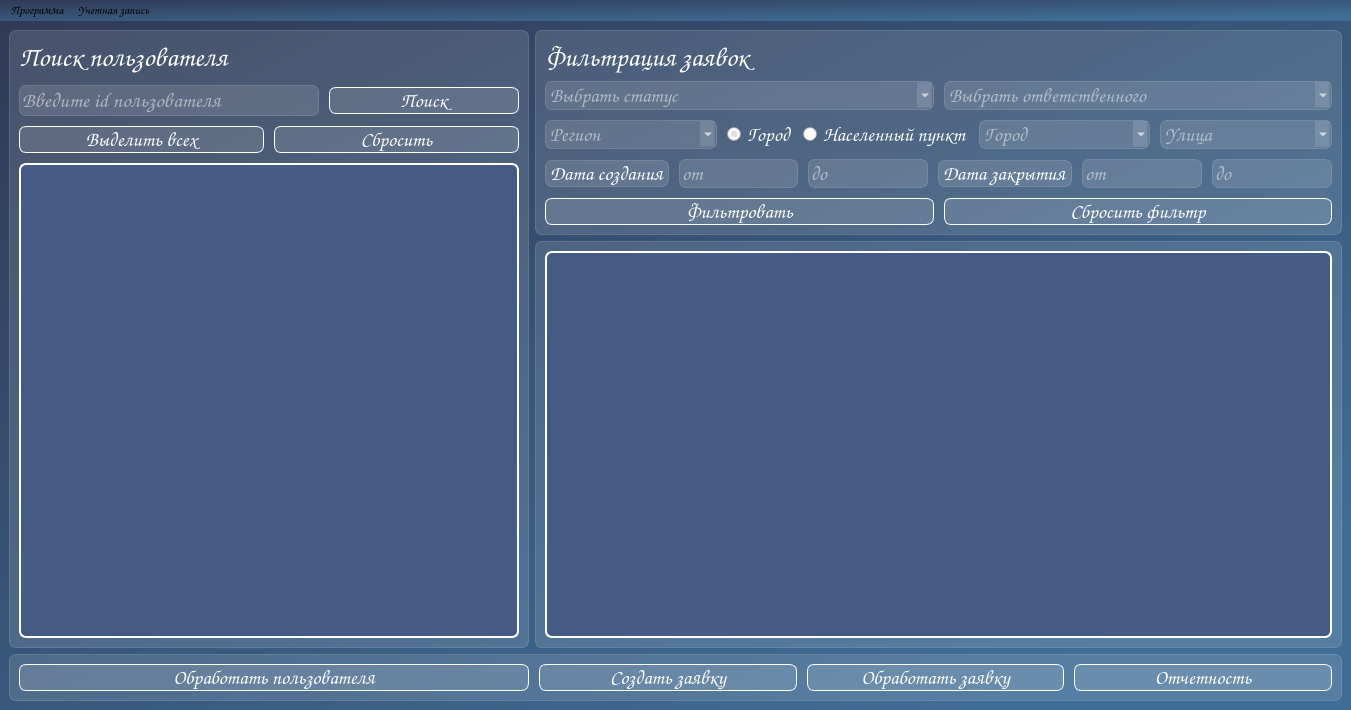
<?xml version="1.0" encoding="UTF-8"?>
<ui version="4.0">
 <class>MainWindow</class>
 <widget class="QMainWindow" name="MainWindow">
  <property name="geometry">
   <rect>
    <x>0</x>
    <y>0</y>
    <width>1351</width>
    <height>710</height>
   </rect>
  </property>
  <property name="minimumSize">
   <size>
    <width>1200</width>
    <height>600</height>
   </size>
  </property>
  <property name="windowTitle">
   <string>MainWindow</string>
  </property>
  <property name="styleSheet">
   <string notr="true">background-color: qlineargradient(spread:pad, x1:0, y1:0, x2:0.840909, y2:0.881, stop:0 rgba(47, 58, 86, 255), stop:1 rgba(64, 109, 150, 255));
font-family: Comic Sans MS;
</string>
  </property>
  <widget class="QWidget" name="centralwidget">
   <layout class="QVBoxLayout" name="verticalLayout_7">
    <item>
     <layout class="QVBoxLayout" name="verticalLayout_6">
      <item>
       <layout class="QVBoxLayout" name="verticalLayout_5">
        <item>
         <layout class="QHBoxLayout" name="horizontalLayout_4">
          <item>
           <widget class="QFrame" name="frame_3">
            <property name="sizePolicy">
             <sizepolicy hsizetype="Fixed" vsizetype="Expanding">
              <horstretch>0</horstretch>
              <verstretch>0</verstretch>
             </sizepolicy>
            </property>
            <property name="styleSheet">
             <string notr="true">background-color: rgba(255,255,255, 30);
border: 1px solid rgba(255,255,255,40);
border-radius: 7px;</string>
            </property>
            <property name="frameShape">
             <enum>QFrame::StyledPanel</enum>
            </property>
            <property name="frameShadow">
             <enum>QFrame::Raised</enum>
            </property>
            <layout class="QHBoxLayout" name="horizontalLayout_5">
             <item>
              <layout class="QVBoxLayout" name="verticalLayout_9">
               <property name="spacing">
                <number>10</number>
               </property>
               <item>
                <layout class="QVBoxLayout" name="verticalLayout_3">
                 <item>
                  <widget class="QLabel" name="label_3">
                   <property name="styleSheet">
                    <string notr="true">color: white;
font-weight: bold;
font-size: 20pt;
background-color: none;
border: none;</string>
                   </property>
                   <property name="text">
                    <string>Поиск пользователя</string>
                   </property>
                  </widget>
                 </item>
                 <item>
                  <layout class="QVBoxLayout" name="verticalLayout_10"/>
                 </item>
                </layout>
               </item>
               <item>
                <layout class="QHBoxLayout" name="horizontalLayout_6">
                 <item>
                  <widget class="QLineEdit" name="id_lineEdit">
                   <property name="sizePolicy">
                    <sizepolicy hsizetype="Fixed" vsizetype="Fixed">
                     <horstretch>0</horstretch>
                     <verstretch>0</verstretch>
                    </sizepolicy>
                   </property>
                   <property name="minimumSize">
                    <size>
                     <width>300</width>
                     <height>0</height>
                    </size>
                   </property>
                   <property name="styleSheet">
                    <string notr="true">color: white;
font-size: 16pt;</string>
                   </property>
                   <property name="placeholderText">
                    <string notr="true">Введите id пользователя</string>
                   </property>
                  </widget>
                 </item>
                 <item>
                  <widget class="QPushButton" name="find_user_btn">
                   <property name="minimumSize">
                    <size>
                     <width>110</width>
                     <height>0</height>
                    </size>
                   </property>
                   <property name="styleSheet">
                    <string notr="true">QPushButton {
color: white;
border-radius: 7px;
font-weight: bold;
border-color: white;
font-size: 15pt;
}
QPushButton:hover{
color: rgb(141, 170, 255);
}
QPushButton:pressed{
background-color: rgdargba(255, 255, 255, 70);
}</string>
                   </property>
                   <property name="text">
                    <string>Поиск</string>
                   </property>
                  </widget>
                 </item>
                </layout>
               </item>
               <item>
                <layout class="QHBoxLayout" name="horizontalLayout_11">
                 <property name="spacing">
                  <number>10</number>
                 </property>
                 <item>
                  <widget class="QPushButton" name="select_all_btn_">
                   <property name="sizePolicy">
                    <sizepolicy hsizetype="Preferred" vsizetype="Fixed">
                     <horstretch>0</horstretch>
                     <verstretch>0</verstretch>
                    </sizepolicy>
                   </property>
                   <property name="styleSheet">
                    <string notr="true">QPushButton {
color: white;
border-radius: 7px;
font-weight: bold;
border-color: white;
font-size: 15pt;
}
QPushButton:hover{
color: rgb(141, 170, 255);
}
QPushButton:pressed{
background-color: rgdargba(255, 255, 255, 70);
}</string>
                   </property>
                   <property name="text">
                    <string>Выделить всех</string>
                   </property>
                  </widget>
                 </item>
                 <item>
                  <widget class="QPushButton" name="reset_select_btn_">
                   <property name="sizePolicy">
                    <sizepolicy hsizetype="Preferred" vsizetype="Fixed">
                     <horstretch>0</horstretch>
                     <verstretch>0</verstretch>
                    </sizepolicy>
                   </property>
                   <property name="styleSheet">
                    <string notr="true">QPushButton {
color: white;
border-radius: 7px;
font-weight: bold;
border-color: white;
font-size: 15pt;
}
QPushButton:hover{
color: rgb(141, 170, 255);
}
QPushButton:pressed{
background-color: rgdargba(255, 255, 255, 70);
}</string>
                   </property>
                   <property name="text">
                    <string>Сбросить</string>
                   </property>
                  </widget>
                 </item>
                </layout>
               </item>
               <item>
                <widget class="QTableView" name="tableView_users">
                 <property name="enabled">
                  <bool>true</bool>
                 </property>
                 <property name="sizePolicy">
                  <sizepolicy hsizetype="Fixed" vsizetype="Expanding">
                   <horstretch>0</horstretch>
                   <verstretch>0</verstretch>
                  </sizepolicy>
                 </property>
                 <property name="minimumSize">
                  <size>
                   <width>500</width>
                   <height>0</height>
                  </size>
                 </property>
                 <property name="contextMenuPolicy">
                  <enum>Qt::CustomContextMenu</enum>
                 </property>
                 <property name="styleSheet">
                  <string notr="true">QTableView{
color: white;
background-color: rgb(69, 91, 133);
border-bottom-right-radius: 7px;
border-bottom-left-radius: 7px;
gridline-color:white;
border: 2px solid white;
font-family: Arial;
font-size: 14pt;
}

QHeaderView {
background-color: lightgray;
color: black;
font-size: 16px;
font-family: Arial;
}

QTableView::item:selected{
border: none;
color: rgda(255,255,255);
background-color: rgda(255,255,255,50);
}</string>
                 </property>
                 <property name="verticalScrollBarPolicy">
                  <enum>Qt::ScrollBarAlwaysOff</enum>
                 </property>
                 <property name="horizontalScrollBarPolicy">
                  <enum>Qt::ScrollBarAlwaysOff</enum>
                 </property>
                 <property name="sizeAdjustPolicy">
                  <enum>QAbstractScrollArea::AdjustToContents</enum>
                 </property>
                 <property name="selectionBehavior">
                  <enum>QAbstractItemView::SelectRows</enum>
                 </property>
                 <property name="verticalScrollMode">
                  <enum>QAbstractItemView::ScrollPerPixel</enum>
                 </property>
                 <property name="sortingEnabled">
                  <bool>true</bool>
                 </property>
                 <attribute name="horizontalHeaderCascadingSectionResizes">
                  <bool>true</bool>
                 </attribute>
                </widget>
               </item>
              </layout>
             </item>
            </layout>
           </widget>
          </item>
          <item>
           <layout class="QVBoxLayout" name="verticalLayout_2">
            <item>
             <widget class="QFrame" name="filtrationFrame">
              <property name="styleSheet">
               <string notr="true">background-color: rgba(255,255,255, 30);
border: 1px solid rgba(255,255,255,40);
border-radius: 7px;</string>
              </property>
              <layout class="QVBoxLayout" name="verticalLayout_4">
               <item>
                <layout class="QVBoxLayout" name="verticalLayout_8">
                 <item>
                  <widget class="QLabel" name="label">
                   <property name="styleSheet">
                    <string notr="true">color: white;
font-weight: bold;
font-size: 20pt;
background-color: none;
border: none;</string>
                   </property>
                   <property name="text">
                    <string>Фильтрация заявок</string>
                   </property>
                  </widget>
                 </item>
                 <item>
                  <layout class="QVBoxLayout" name="verticalLayout_11">
                   <property name="spacing">
                    <number>10</number>
                   </property>
                   <item>
                    <layout class="QVBoxLayout" name="verticalLayout_12">
                     <property name="spacing">
                      <number>10</number>
                     </property>
                     <item>
                      <layout class="QHBoxLayout" name="horizontalLayout_7">
                       <item>
                        <widget class="QComboBox" name="status_comboBox">
                         <property name="enabled">
                          <bool>true</bool>
                         </property>
                         <property name="styleSheet">
                          <string notr="true">color: white;
font-size: 15pt;</string>
                         </property>
                         <property name="placeholderText">
                          <string>Выбрать статус</string>
                         </property>
                         <item>
                          <property name="text">
                           <string>Новая</string>
                          </property>
                         </item>
                         <item>
                          <property name="text">
                           <string>В работе</string>
                          </property>
                         </item>
                         <item>
                          <property name="text">
                           <string>Выполнена</string>
                          </property>
                         </item>
                         <item>
                          <property name="text">
                           <string>Закрыта</string>
                          </property>
                         </item>
                        </widget>
                       </item>
                       <item>
                        <widget class="QComboBox" name="responsible_comboBox">
                         <property name="enabled">
                          <bool>true</bool>
                         </property>
                         <property name="styleSheet">
                          <string notr="true">color: white;
font-size: 15pt;</string>
                         </property>
                         <property name="placeholderText">
                          <string>Выбрать ответственного</string>
                         </property>
                        </widget>
                       </item>
                      </layout>
                     </item>
                     <item>
                      <layout class="QHBoxLayout" name="horizontalLayout_8">
                       <property name="spacing">
                        <number>10</number>
                       </property>
                       <item>
                        <widget class="QComboBox" name="region_comboBox">
                         <property name="sizePolicy">
                          <sizepolicy hsizetype="Expanding" vsizetype="Fixed">
                           <horstretch>0</horstretch>
                           <verstretch>0</verstretch>
                          </sizepolicy>
                         </property>
                         <property name="styleSheet">
                          <string notr="true">color: white;
font-size: 15pt;</string>
                         </property>
                         <property name="placeholderText">
                          <string>Регион</string>
                         </property>
                        </widget>
                       </item>
                       <item>
                        <layout class="QHBoxLayout" name="horizontalLayout_10">
                         <item>
                          <widget class="QRadioButton" name="city_radioButton">
                           <property name="sizePolicy">
                            <sizepolicy hsizetype="Fixed" vsizetype="Fixed">
                             <horstretch>0</horstretch>
                             <verstretch>0</verstretch>
                            </sizepolicy>
                           </property>
                           <property name="styleSheet">
                            <string notr="true">font-size: 15pt;
color: white;
background-color: none;
border: none;</string>
                           </property>
                           <property name="text">
                            <string>Город</string>
                           </property>
                           <property name="checked">
                            <bool>true</bool>
                           </property>
                          </widget>
                         </item>
                         <item>
                          <widget class="QRadioButton" name="locality_radioButton">
                           <property name="sizePolicy">
                            <sizepolicy hsizetype="Fixed" vsizetype="Fixed">
                             <horstretch>0</horstretch>
                             <verstretch>0</verstretch>
                            </sizepolicy>
                           </property>
                           <property name="styleSheet">
                            <string notr="true">font-size: 15pt;
color: white;
background-color: none;
border: none;</string>
                           </property>
                           <property name="text">
                            <string>Населенный пункт</string>
                           </property>
                          </widget>
                         </item>
                        </layout>
                       </item>
                       <item>
                        <widget class="QComboBox" name="city_comboBox">
                         <property name="sizePolicy">
                          <sizepolicy hsizetype="Expanding" vsizetype="Fixed">
                           <horstretch>0</horstretch>
                           <verstretch>0</verstretch>
                          </sizepolicy>
                         </property>
                         <property name="styleSheet">
                          <string notr="true">color: white;
font-size: 15pt;</string>
                         </property>
                         <property name="placeholderText">
                          <string>Город</string>
                         </property>
                        </widget>
                       </item>
                       <item>
                        <widget class="QComboBox" name="street_comboBox">
                         <property name="sizePolicy">
                          <sizepolicy hsizetype="Expanding" vsizetype="Fixed">
                           <horstretch>0</horstretch>
                           <verstretch>0</verstretch>
                          </sizepolicy>
                         </property>
                         <property name="styleSheet">
                          <string notr="true">color: white;
font-size: 15pt;</string>
                         </property>
                         <property name="placeholderText">
                          <string>Улица</string>
                         </property>
                        </widget>
                       </item>
                      </layout>
                     </item>
                     <item>
                      <layout class="QVBoxLayout" name="verticalLayout_13">
                       <property name="spacing">
                        <number>10</number>
                       </property>
                       <item>
                        <layout class="QHBoxLayout" name="horizontalLayout_12">
                         <property name="spacing">
                          <number>10</number>
                         </property>
                         <item>
                          <layout class="QHBoxLayout" name="horizontalLayout_13">
                           <item>
                            <widget class="QLabel" name="label_4">
                             <property name="sizePolicy">
                              <sizepolicy hsizetype="Preferred" vsizetype="Fixed">
                               <horstretch>0</horstretch>
                               <verstretch>0</verstretch>
                              </sizepolicy>
                             </property>
                             <property name="styleSheet">
                              <string notr="true">color: white;
font-size: 15pt;</string>
                             </property>
                             <property name="text">
                              <string>Дата создания</string>
                             </property>
                            </widget>
                           </item>
                           <item>
                            <widget class="QLineEdit" name="line_date_of_creation_after">
                             <property name="enabled">
                              <bool>true</bool>
                             </property>
                             <property name="sizePolicy">
                              <sizepolicy hsizetype="Preferred" vsizetype="Fixed">
                               <horstretch>0</horstretch>
                               <verstretch>0</verstretch>
                              </sizepolicy>
                             </property>
                             <property name="cursor">
                              <cursorShape>ArrowCursor</cursorShape>
                             </property>
                             <property name="styleSheet">
                              <string notr="true">QLineEdit {
    font-size: 15pt;
    color: white;
}</string>
                             </property>
                             <property name="inputMask">
                              <string/>
                             </property>
                             <property name="text">
                              <string/>
                             </property>
                             <property name="readOnly">
                              <bool>false</bool>
                             </property>
                             <property name="placeholderText">
                              <string>от</string>
                             </property>
                             <property name="clearButtonEnabled">
                              <bool>false</bool>
                             </property>
                            </widget>
                           </item>
                           <item>
                            <widget class="QLineEdit" name="line_date_of_creation_before">
                             <property name="enabled">
                              <bool>true</bool>
                             </property>
                             <property name="sizePolicy">
                              <sizepolicy hsizetype="Preferred" vsizetype="Fixed">
                               <horstretch>0</horstretch>
                               <verstretch>0</verstretch>
                              </sizepolicy>
                             </property>
                             <property name="cursor">
                              <cursorShape>ArrowCursor</cursorShape>
                             </property>
                             <property name="styleSheet">
                              <string notr="true">color: white;
font-size: 15pt;</string>
                             </property>
                             <property name="inputMask">
                              <string/>
                             </property>
                             <property name="text">
                              <string/>
                             </property>
                             <property name="readOnly">
                              <bool>false</bool>
                             </property>
                             <property name="placeholderText">
                              <string>до</string>
                             </property>
                             <property name="clearButtonEnabled">
                              <bool>false</bool>
                             </property>
                            </widget>
                           </item>
                          </layout>
                         </item>
                         <item>
                          <layout class="QHBoxLayout" name="horizontalLayout_14">
                           <item>
                            <widget class="QLabel" name="label_5">
                             <property name="sizePolicy">
                              <sizepolicy hsizetype="Preferred" vsizetype="Fixed">
                               <horstretch>0</horstretch>
                               <verstretch>0</verstretch>
                              </sizepolicy>
                             </property>
                             <property name="styleSheet">
                              <string notr="true">color: white;
font-size: 15pt;</string>
                             </property>
                             <property name="text">
                              <string>Дата закрытия</string>
                             </property>
                            </widget>
                           </item>
                           <item>
                            <widget class="QLineEdit" name="line_closing_date_after">
                             <property name="enabled">
                              <bool>true</bool>
                             </property>
                             <property name="sizePolicy">
                              <sizepolicy hsizetype="Preferred" vsizetype="Fixed">
                               <horstretch>0</horstretch>
                               <verstretch>0</verstretch>
                              </sizepolicy>
                             </property>
                             <property name="cursor">
                              <cursorShape>ArrowCursor</cursorShape>
                             </property>
                             <property name="styleSheet">
                              <string notr="true">color: white;
font-size: 15pt;</string>
                             </property>
                             <property name="inputMask">
                              <string/>
                             </property>
                             <property name="text">
                              <string/>
                             </property>
                             <property name="readOnly">
                              <bool>false</bool>
                             </property>
                             <property name="placeholderText">
                              <string>от</string>
                             </property>
                             <property name="clearButtonEnabled">
                              <bool>false</bool>
                             </property>
                            </widget>
                           </item>
                           <item>
                            <widget class="QLineEdit" name="line_cloxing_date_before">
                             <property name="enabled">
                              <bool>true</bool>
                             </property>
                             <property name="sizePolicy">
                              <sizepolicy hsizetype="Preferred" vsizetype="Fixed">
                               <horstretch>0</horstretch>
                               <verstretch>0</verstretch>
                              </sizepolicy>
                             </property>
                             <property name="cursor">
                              <cursorShape>ArrowCursor</cursorShape>
                             </property>
                             <property name="styleSheet">
                              <string notr="true">color: white;
font-size: 15pt;</string>
                             </property>
                             <property name="inputMask">
                              <string/>
                             </property>
                             <property name="text">
                              <string/>
                             </property>
                             <property name="readOnly">
                              <bool>false</bool>
                             </property>
                             <property name="placeholderText">
                              <string>до</string>
                             </property>
                             <property name="clearButtonEnabled">
                              <bool>false</bool>
                             </property>
                            </widget>
                           </item>
                          </layout>
                         </item>
                        </layout>
                       </item>
                      </layout>
                     </item>
                    </layout>
                   </item>
                   <item>
                    <layout class="QHBoxLayout" name="horizontalLayout_15">
                     <property name="spacing">
                      <number>10</number>
                     </property>
                     <item>
                      <widget class="QPushButton" name="filtrationBtn">
                       <property name="sizePolicy">
                        <sizepolicy hsizetype="Minimum" vsizetype="Fixed">
                         <horstretch>0</horstretch>
                         <verstretch>0</verstretch>
                        </sizepolicy>
                       </property>
                       <property name="styleSheet">
                        <string notr="true">QPushButton {
color: white;
border-radius: 7px;
font-weight: bold;
border-color: white;
font-size: 15pt;
}
QPushButton:hover{
color: rgb(141, 170, 255);
}
QPushButton:pressed{
background-color: rgdargba(255, 255, 255, 70);
}</string>
                       </property>
                       <property name="text">
                        <string>Фильтровать</string>
                       </property>
                      </widget>
                     </item>
                     <item>
                      <widget class="QPushButton" name="reset_filtrationBtn">
                       <property name="sizePolicy">
                        <sizepolicy hsizetype="Minimum" vsizetype="Fixed">
                         <horstretch>0</horstretch>
                         <verstretch>0</verstretch>
                        </sizepolicy>
                       </property>
                       <property name="styleSheet">
                        <string notr="true">QPushButton {
color: white;
border-radius: 7px;
font-weight: bold;
border-color: white;
font-size: 15pt;
}
QPushButton:hover{
color: rgb(141, 170, 255);
}
QPushButton:pressed{
background-color: rgdargba(255, 255, 255, 70);
}</string>
                       </property>
                       <property name="text">
                        <string>Сбросить фильтр</string>
                       </property>
                      </widget>
                     </item>
                    </layout>
                   </item>
                  </layout>
                 </item>
                </layout>
               </item>
              </layout>
             </widget>
            </item>
            <item>
             <widget class="QFrame" name="frame_4">
              <property name="sizePolicy">
               <sizepolicy hsizetype="Expanding" vsizetype="Expanding">
                <horstretch>0</horstretch>
                <verstretch>0</verstretch>
               </sizepolicy>
              </property>
              <property name="styleSheet">
               <string notr="true">background-color: rgba(255,255,255, 30);
border: 1px solid rgba(255,255,255,40);
border-radius: 7px;</string>
              </property>
              <property name="frameShape">
               <enum>QFrame::StyledPanel</enum>
              </property>
              <property name="frameShadow">
               <enum>QFrame::Raised</enum>
              </property>
              <layout class="QVBoxLayout" name="verticalLayout">
               <item>
                <widget class="QTableView" name="tableView_applications">
                 <property name="sizePolicy">
                  <sizepolicy hsizetype="Expanding" vsizetype="Expanding">
                   <horstretch>0</horstretch>
                   <verstretch>0</verstretch>
                  </sizepolicy>
                 </property>
                 <property name="contextMenuPolicy">
                  <enum>Qt::CustomContextMenu</enum>
                 </property>
                 <property name="styleSheet">
                  <string notr="true">QTableView{
color: white;
background-color: rgb(69, 91, 133);
border-bottom-right-radius: 7px;
border-bottom-left-radius: 7px;
gridline-color:white;
border: 2px solid white;
font-family: Arial;
font-size: 14pt;
}

QHeaderView {
background-color: lightgray;
color: black;
font-size: 16px;
font-family: Arial;
}

QTableView::item:selected{
border: none;
color: rgda(255,255,255);
background-color: rgda(255,255,255,50);
}</string>
                 </property>
                 <property name="verticalScrollBarPolicy">
                  <enum>Qt::ScrollBarAlwaysOff</enum>
                 </property>
                 <property name="horizontalScrollBarPolicy">
                  <enum>Qt::ScrollBarAsNeeded</enum>
                 </property>
                 <property name="sizeAdjustPolicy">
                  <enum>QAbstractScrollArea::AdjustToContents</enum>
                 </property>
                 <property name="selectionBehavior">
                  <enum>QAbstractItemView::SelectRows</enum>
                 </property>
                 <property name="verticalScrollMode">
                  <enum>QAbstractItemView::ScrollPerPixel</enum>
                 </property>
                 <property name="showGrid">
                  <bool>true</bool>
                 </property>
                 <property name="sortingEnabled">
                  <bool>true</bool>
                 </property>
                 <attribute name="horizontalHeaderCascadingSectionResizes">
                  <bool>true</bool>
                 </attribute>
                 <attribute name="verticalHeaderCascadingSectionResizes">
                  <bool>false</bool>
                 </attribute>
                </widget>
               </item>
              </layout>
             </widget>
            </item>
           </layout>
          </item>
         </layout>
        </item>
       </layout>
      </item>
      <item>
       <widget class="QFrame" name="frame_5">
        <property name="styleSheet">
         <string notr="true">background-color: rgba(255,255,255, 30);
border: 1px solid rgba(255,255,255,40);
border-radius: 7px;</string>
        </property>
        <property name="frameShape">
         <enum>QFrame::StyledPanel</enum>
        </property>
        <property name="frameShadow">
         <enum>QFrame::Raised</enum>
        </property>
        <layout class="QHBoxLayout" name="horizontalLayout_3">
         <property name="spacing">
          <number>10</number>
         </property>
         <item>
          <widget class="QPushButton" name="processingUserButton">
           <property name="sizePolicy">
            <sizepolicy hsizetype="Fixed" vsizetype="Fixed">
             <horstretch>0</horstretch>
             <verstretch>0</verstretch>
            </sizepolicy>
           </property>
           <property name="minimumSize">
            <size>
             <width>510</width>
             <height>0</height>
            </size>
           </property>
           <property name="styleSheet">
            <string notr="true">QPushButton {
color: white;
border-radius: 7px;
font-weight: bold;
border-color: white;
font-size: 15pt;
}
QPushButton:hover{
color: rgb(141, 170, 255);
}
QPushButton:pressed{
background-color: rgdargba(255, 255, 255, 70);
}</string>
           </property>
           <property name="text">
            <string>Обработать пользователя</string>
           </property>
          </widget>
         </item>
         <item>
          <layout class="QHBoxLayout" name="horizontalLayout_2">
           <item>
            <layout class="QHBoxLayout" name="horizontalLayout">
             <property name="spacing">
              <number>10</number>
             </property>
             <item>
              <widget class="QPushButton" name="createAppButton">
               <property name="styleSheet">
                <string notr="true">QPushButton {
color: white;
border-radius: 7px;
font-weight: bold;
border-color: white;
font-size: 15pt;
}
QPushButton:hover{
color: rgb(141, 170, 255);
}
QPushButton:pressed{
background-color: rgdargba(255, 255, 255, 70);
}</string>
               </property>
               <property name="text">
                <string>Создать заявку</string>
               </property>
              </widget>
             </item>
             <item>
              <widget class="QPushButton" name="processingAppButton">
               <property name="styleSheet">
                <string notr="true">QPushButton {
color: white;
border-radius: 7px;
font-weight: bold;
border-color: white;
font-size: 15pt;
}
QPushButton:hover{
color: rgb(141, 170, 255);
}
QPushButton:pressed{
background-color: rgdargba(255, 255, 255, 70);
}</string>
               </property>
               <property name="text">
                <string>Обработать заявку</string>
               </property>
              </widget>
             </item>
             <item>
              <widget class="QPushButton" name="reportsAppsButton">
               <property name="styleSheet">
                <string notr="true">QPushButton {
color: white;
border-radius: 7px;
font-weight: bold;
border-color: white;
font-size: 15pt;
}
QPushButton:hover{
color: rgb(141, 170, 255);
}
QPushButton:pressed{
background-color: rgdargba(255, 255, 255, 70);
}</string>
               </property>
               <property name="text">
                <string>Отчетность</string>
               </property>
               <property name="autoDefault">
                <bool>false</bool>
               </property>
              </widget>
             </item>
            </layout>
           </item>
          </layout>
         </item>
        </layout>
       </widget>
      </item>
     </layout>
    </item>
   </layout>
  </widget>
  <widget class="QMenuBar" name="menubar">
   <property name="geometry">
    <rect>
     <x>0</x>
     <y>0</y>
     <width>1351</width>
     <height>23</height>
    </rect>
   </property>
   <widget class="QMenu" name="menu">
    <property name="title">
     <string>Программа</string>
    </property>
    <widget class="QMenu" name="menu_4">
     <property name="title">
      <string>Справка</string>
     </property>
     <addaction name="about_as_action"/>
    </widget>
    <widget class="QMenu" name="menu_3">
     <property name="title">
      <string>Фильтрация</string>
     </property>
     <addaction name="simple_filtration_2"/>
     <addaction name="advanced_filtration_2"/>
    </widget>
    <widget class="QMenu" name="menu_5">
     <property name="title">
      <string>Панель пользователей</string>
     </property>
     <addaction name="add_user_panel"/>
     <addaction name="delete_user_panel"/>
    </widget>
    <addaction name="menu_3"/>
    <addaction name="menu_5"/>
    <addaction name="menu_4"/>
   </widget>
   <widget class="QMenu" name="menu_2">
    <property name="title">
     <string>Учетная запись</string>
    </property>
    <addaction name="logout_action"/>
   </widget>
   <addaction name="menu"/>
   <addaction name="menu_2"/>
  </widget>
  <action name="simple_filtration">
   <property name="text">
    <string>Простая</string>
   </property>
  </action>
  <action name="advanced_filtration">
   <property name="text">
    <string>Расширенная</string>
   </property>
  </action>
  <action name="logout_action">
   <property name="text">
    <string>Выйти из учетной записи</string>
   </property>
  </action>
  <action name="about_as_action">
   <property name="text">
    <string>О программе</string>
   </property>
  </action>
  <action name="simple_filtration_2">
   <property name="text">
    <string>Простая</string>
   </property>
  </action>
  <action name="advanced_filtration_2">
   <property name="text">
    <string>Расширенная</string>
   </property>
  </action>
  <action name="add_user_panel">
   <property name="text">
    <string>Добавить</string>
   </property>
  </action>
  <action name="delete_user_panel">
   <property name="text">
    <string>Убрать</string>
   </property>
  </action>
 </widget>
 <resources/>
 <connections/>
</ui>
